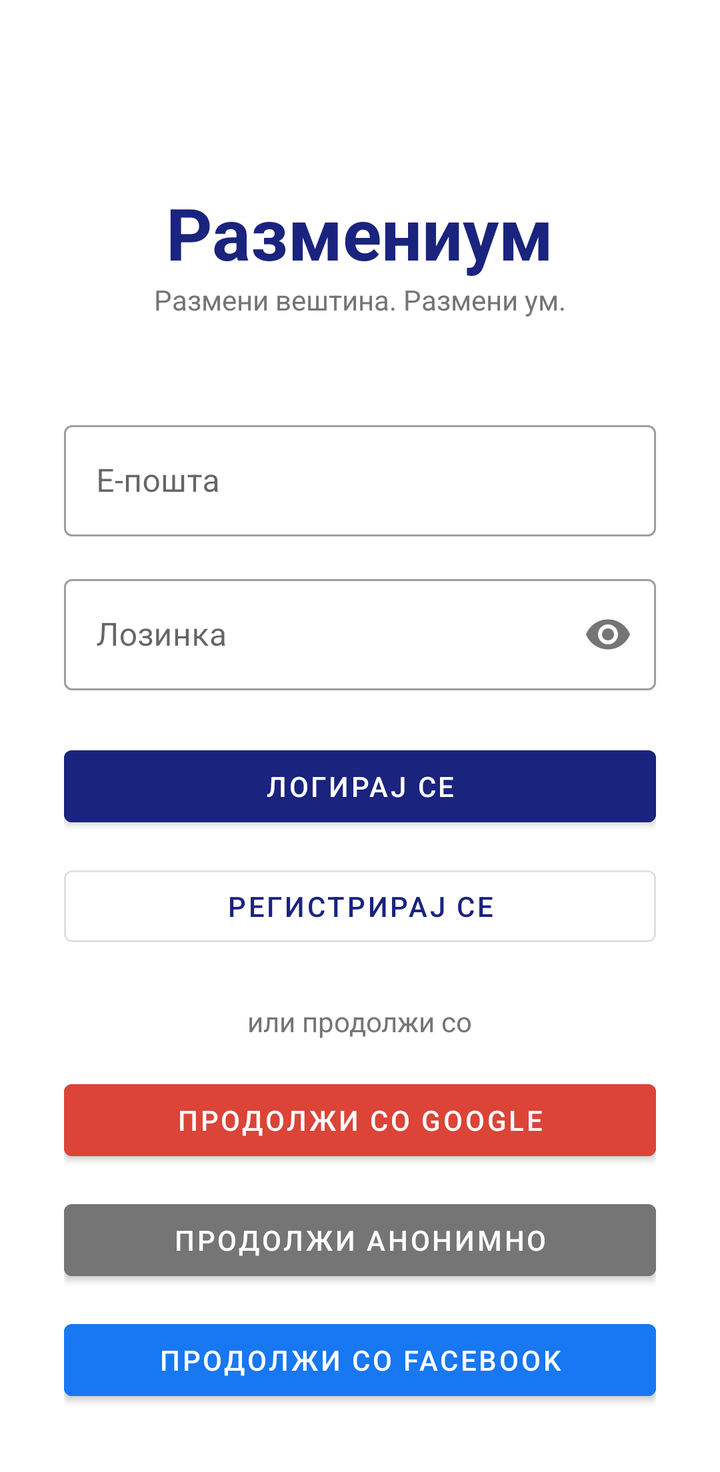
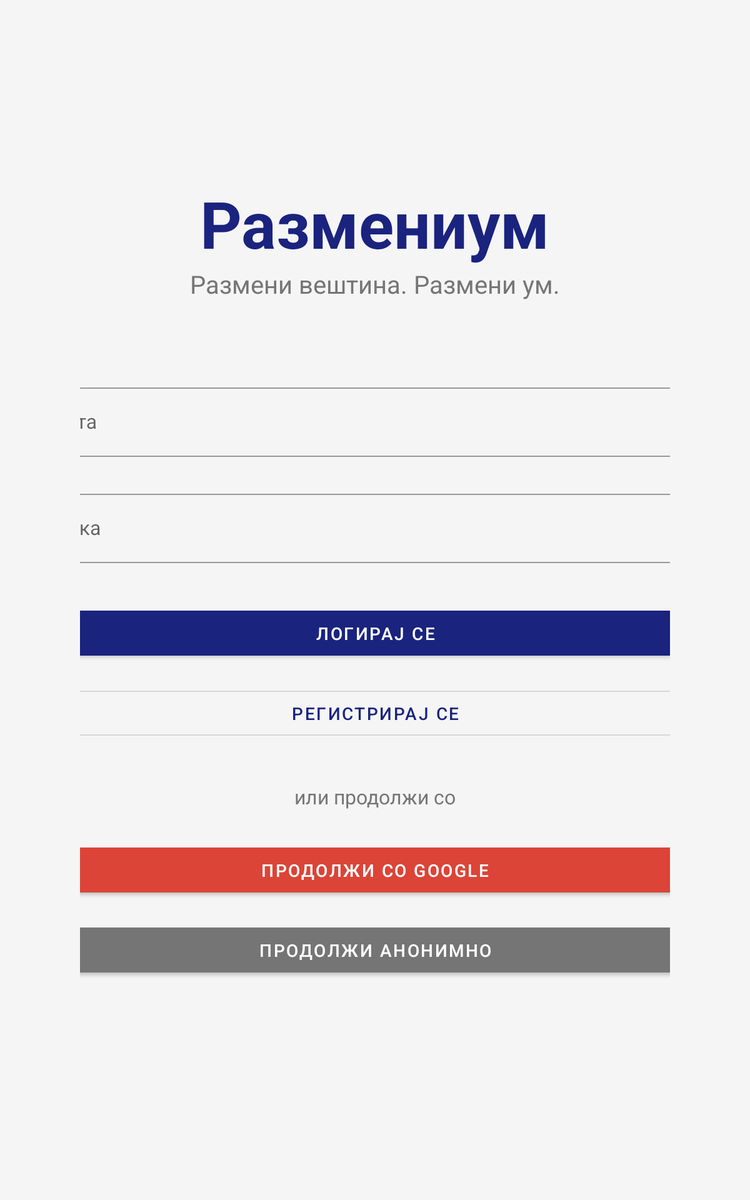

An Android layout and its configuration variant, each rendered on a device that would load it. The default file and the variant file are quoted in full after the pictures.
<!-- AndroidManifest.xml: application theme Theme.Razmenium -->
<!-- res/layout/activity_main.xml -->
<?xml version="1.0" encoding="utf-8"?>
<ScrollView xmlns:android="http://schemas.android.com/apk/res/android"
    android:layout_width="match_parent"
    android:layout_height="match_parent"
    android:background="?android:attr/windowBackground">

    <LinearLayout
        android:layout_width="match_parent"
        android:layout_height="wrap_content"
        android:orientation="vertical"
        android:padding="32dp"
        android:gravity="center">

        
        <TextView
            android:layout_width="wrap_content"
            android:layout_height="wrap_content"
            android:text="@string/app_name"
            android:textSize="36sp"
            android:textStyle="bold"
            android:textColor="#1A237E"
            android:layout_marginTop="60dp"/>

        <TextView
            android:layout_width="wrap_content"
            android:layout_height="wrap_content"
            android:text="@string/slogan"
            android:textSize="14sp"
            android:textColor="#757575"
            android:layout_marginBottom="48dp"/>

        
        <com.google.android.material.textfield.TextInputLayout
            android:layout_width="match_parent"
            android:layout_height="wrap_content"
            android:hint="@string/email"
            style="@style/Widget.MaterialComponents.TextInputLayout.OutlinedBox"
            android:layout_marginBottom="16dp">

            <com.google.android.material.textfield.TextInputEditText
                android:id="@+id/etEmail"
                android:layout_width="match_parent"
                android:layout_height="wrap_content"
                android:inputType="textEmailAddress"/>
        </com.google.android.material.textfield.TextInputLayout>

        
        <com.google.android.material.textfield.TextInputLayout
            android:layout_width="match_parent"
            android:layout_height="wrap_content"
            android:hint="@string/password"
            style="@style/Widget.MaterialComponents.TextInputLayout.OutlinedBox"
            app:passwordToggleEnabled="true"
            android:layout_marginBottom="24dp"
            xmlns:app="http://schemas.android.com/apk/res-auto">

            <com.google.android.material.textfield.TextInputEditText
                android:id="@+id/etPassword"
                android:layout_width="match_parent"
                android:layout_height="wrap_content"
                android:inputType="textPassword"/>
        </com.google.android.material.textfield.TextInputLayout>

        
        <Button
            android:id="@+id/btnLogin"
            android:layout_width="match_parent"
            android:layout_height="wrap_content"
            android:text="@string/login"
            android:backgroundTint="#1A237E"
            android:layout_marginBottom="12dp"/>

        
        <Button
            android:id="@+id/btnRegister"
            android:layout_width="match_parent"
            android:layout_height="wrap_content"
            android:text="@string/register"
            style="@style/Widget.MaterialComponents.Button.OutlinedButton"
            android:layout_marginBottom="24dp"/>

        <TextView
            android:layout_width="wrap_content"
            android:layout_height="wrap_content"
            android:text="@string/or_continue_with"
            android:textColor="#757575"
            android:layout_marginBottom="16dp"/>

        
        <Button
            android:id="@+id/btnGoogle"
            android:layout_width="match_parent"
            android:layout_height="wrap_content"
            android:text="@string/continue_google"
            android:backgroundTint="#DB4437"
            android:layout_marginBottom="12dp"/>

        
        <Button
            android:id="@+id/btnAnonymous"
            android:layout_width="match_parent"
            android:layout_height="wrap_content"
            android:text="@string/continue_anonymous"
            android:backgroundTint="#757575"/>

        
        <Button
            android:id="@+id/btnFacebook"
            android:layout_width="match_parent"
            android:layout_height="wrap_content"
            android:text="Продолжи со Facebook"
            android:backgroundTint="#1877F2"
            android:layout_marginTop="12dp"/>

    </LinearLayout>
</ScrollView>
<!-- resources referenced by this layout -->
<resources>
  <string name="app_name">Размениум</string>
  <string name="continue_anonymous">Продолжи анонимно</string>
  <string name="continue_google">Продолжи со Google</string>
  <string name="email">Е-пошта</string>
  <string name="login">Логирај се</string>
  <string name="or_continue_with">или продолжи со</string>
  <string name="password">Лозинка</string>
  <string name="register">Регистрирај се</string>
  <string name="slogan">Размени вештина. Размени ум.</string>
  <style name="Theme.Razmenium" parent="Theme.MaterialComponents.Light.NoActionBar">
          <item name="colorPrimary">#1A237E</item>
          <item name="colorPrimaryVariant">#000051</item>
          <item name="colorOnPrimary">@android:color/white</item>
          <item name="colorSecondary">#536DFE</item>
          <item name="colorSecondaryVariant">#0043CA</item>
          <item name="colorOnSecondary">@android:color/black</item>
      </style>
</resources>
<!-- res/layout-large/activity_main.xml (the repository's variant of the layout above) -->
<!-- drawn on a 7-inch tablet held upright -->
<?xml version="1.0" encoding="utf-8"?>
<ScrollView xmlns:android="http://schemas.android.com/apk/res/android"
    android:layout_width="match_parent"
    android:layout_height="match_parent"
    android:background="#F5F5F5">

    <LinearLayout
        android:layout_width="match_parent"
        android:layout_height="wrap_content"
        android:orientation="vertical"
        android:padding="64dp"
        android:gravity="center">

        
        <TextView
            android:layout_width="wrap_content"
            android:layout_height="wrap_content"
            android:text="@string/app_name"
            android:textSize="52sp"
            android:textStyle="bold"
            android:textColor="#1A237E"
            android:layout_marginTop="80dp"/>

        <TextView
            android:layout_width="wrap_content"
            android:layout_height="wrap_content"
            android:text="@string/slogan"
            android:textSize="20sp"
            android:textColor="#757575"
            android:layout_marginBottom="64dp"/>

        
        <com.google.android.material.textfield.TextInputLayout
            android:layout_width="600dp"
            android:layout_height="wrap_content"
            android:hint="@string/email"
            style="@style/Widget.MaterialComponents.TextInputLayout.OutlinedBox"
            android:layout_marginBottom="24dp">

            <com.google.android.material.textfield.TextInputEditText
                android:id="@+id/etEmail"
                android:layout_width="match_parent"
                android:layout_height="wrap_content"
                android:inputType="textEmailAddress"/>
        </com.google.android.material.textfield.TextInputLayout>

        
        <com.google.android.material.textfield.TextInputLayout
            android:layout_width="600dp"
            android:layout_height="wrap_content"
            android:hint="@string/password"
            style="@style/Widget.MaterialComponents.TextInputLayout.OutlinedBox"
            app:passwordToggleEnabled="true"
            android:layout_marginBottom="32dp"
            xmlns:app="http://schemas.android.com/apk/res-auto">

            <com.google.android.material.textfield.TextInputEditText
                android:id="@+id/etPassword"
                android:layout_width="match_parent"
                android:layout_height="wrap_content"
                android:inputType="textPassword"/>
        </com.google.android.material.textfield.TextInputLayout>

        
        <Button
            android:id="@+id/btnLogin"
            android:layout_width="600dp"
            android:layout_height="wrap_content"
            android:text="@string/login"
            android:backgroundTint="#1A237E"
            android:layout_marginBottom="16dp"/>

        <Button
            android:id="@+id/btnRegister"
            android:layout_width="600dp"
            android:layout_height="wrap_content"
            android:text="@string/register"
            style="@style/Widget.MaterialComponents.Button.OutlinedButton"
            android:layout_marginBottom="32dp"/>

        <TextView
            android:layout_width="wrap_content"
            android:layout_height="wrap_content"
            android:text="@string/or_continue_with"
            android:textColor="#757575"
            android:textSize="16sp"
            android:layout_marginBottom="24dp"/>

        <Button
            android:id="@+id/btnGoogle"
            android:layout_width="600dp"
            android:layout_height="wrap_content"
            android:text="@string/continue_google"
            android:backgroundTint="#DB4437"
            android:layout_marginBottom="16dp"/>

        <Button
            android:id="@+id/btnAnonymous"
            android:layout_width="600dp"
            android:layout_height="wrap_content"
            android:text="@string/continue_anonymous"
            android:backgroundTint="#757575"/>

    </LinearLayout>
</ScrollView>
